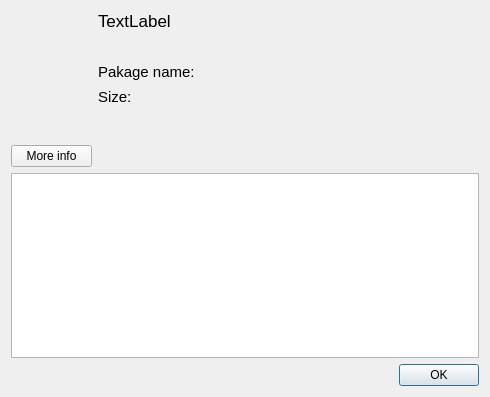
<?xml version="1.0" encoding="UTF-8"?>
<ui version="4.0">
 <class>Dialog</class>
 <widget class="QDialog" name="Dialog">
  <property name="geometry">
   <rect>
    <x>0</x>
    <y>0</y>
    <width>490</width>
    <height>397</height>
   </rect>
  </property>
  <property name="windowTitle">
   <string>About package</string>
  </property>
  <property name="windowIcon">
   <iconset theme="help-about">
    <normaloff>../../.designer/backup</normaloff>../../.designer/backup</iconset>
  </property>
  <layout class="QGridLayout" name="gridLayout">
   <item row="5" column="1">
    <spacer name="horizontalSpacer">
     <property name="orientation">
      <enum>Qt::Horizontal</enum>
     </property>
     <property name="sizeHint" stdset="0">
      <size>
       <width>373</width>
       <height>20</height>
      </size>
     </property>
    </spacer>
   </item>
   <item row="0" column="1">
    <widget class="QLabel" name="label">
     <property name="font">
      <font>
       <pointsize>13</pointsize>
      </font>
     </property>
     <property name="text">
      <string>TextLabel</string>
     </property>
    </widget>
   </item>
   <item row="6" column="0" colspan="2">
    <widget class="QTextBrowser" name="textBrowser"/>
   </item>
   <item row="3" column="1">
    <widget class="QLabel" name="label_4">
     <property name="font">
      <font>
       <pointsize>11</pointsize>
      </font>
     </property>
     <property name="text">
      <string>Size:</string>
     </property>
    </widget>
   </item>
   <item row="2" column="1">
    <widget class="QLabel" name="label_3">
     <property name="font">
      <font>
       <pointsize>11</pointsize>
      </font>
     </property>
     <property name="text">
      <string>Pakage name:</string>
     </property>
    </widget>
   </item>
   <item row="0" column="0" rowspan="3">
    <widget class="QLabel" name="label_2">
     <property name="minimumSize">
      <size>
       <width>81</width>
       <height>71</height>
      </size>
     </property>
     <property name="maximumSize">
      <size>
       <width>81</width>
       <height>71</height>
      </size>
     </property>
     <property name="text">
      <string/>
     </property>
    </widget>
   </item>
   <item row="7" column="0" colspan="2">
    <widget class="QDialogButtonBox" name="buttonBox">
     <property name="orientation">
      <enum>Qt::Horizontal</enum>
     </property>
     <property name="standardButtons">
      <set>QDialogButtonBox::Ok</set>
     </property>
    </widget>
   </item>
   <item row="1" column="1">
    <widget class="QLabel" name="label_5">
     <property name="font">
      <font>
       <pointsize>11</pointsize>
      </font>
     </property>
     <property name="text">
      <string/>
     </property>
    </widget>
   </item>
   <item row="5" column="0">
    <widget class="QPushButton" name="pushButton">
     <property name="text">
      <string>More info</string>
     </property>
     <property name="icon">
      <iconset theme="help-about">
       <normaloff>../../.designer/backup</normaloff>../../.designer/backup</iconset>
     </property>
     <property name="checkable">
      <bool>true</bool>
     </property>
    </widget>
   </item>
   <item row="4" column="1">
    <spacer name="verticalSpacer">
     <property name="orientation">
      <enum>Qt::Vertical</enum>
     </property>
     <property name="sizeHint" stdset="0">
      <size>
       <width>20</width>
       <height>40</height>
      </size>
     </property>
    </spacer>
   </item>
  </layout>
 </widget>
 <resources/>
 <connections>
  <connection>
   <sender>buttonBox</sender>
   <signal>accepted()</signal>
   <receiver>Dialog</receiver>
   <slot>accept()</slot>
   <hints>
    <hint type="sourcelabel">
     <x>312</x>
     <y>390</y>
    </hint>
    <hint type="destinationlabel">
     <x>286</x>
     <y>274</y>
    </hint>
   </hints>
  </connection>
  <connection>
   <sender>pushButton</sender>
   <signal>clicked(bool)</signal>
   <receiver>textBrowser</receiver>
   <slot>setVisible(bool)</slot>
   <hints>
    <hint type="sourcelabel">
     <x>87</x>
     <y>151</y>
    </hint>
    <hint type="destinationlabel">
     <x>119</x>
     <y>192</y>
    </hint>
   </hints>
  </connection>
 </connections>
</ui>
